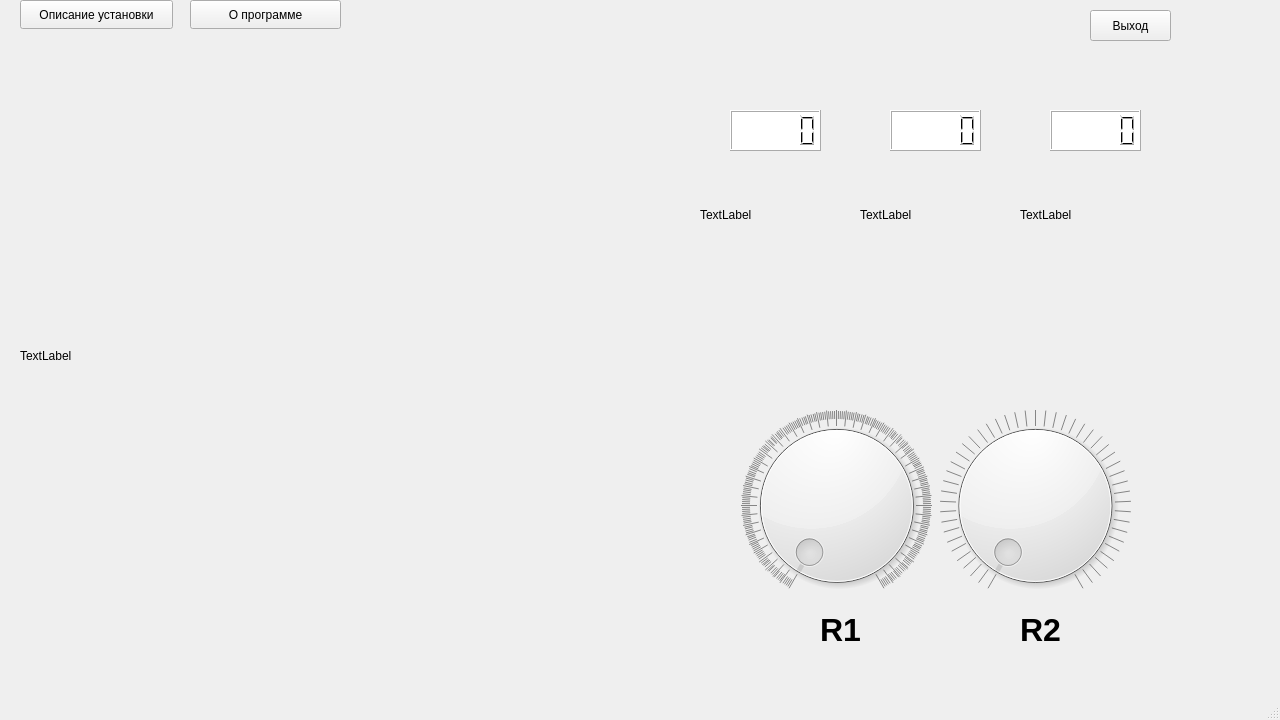
<?xml version="1.0" encoding="UTF-8"?>
<ui version="4.0">
 <class>MainWindow</class>
 <widget class="QMainWindow" name="MainWindow">
  <property name="geometry">
   <rect>
    <x>0</x>
    <y>0</y>
    <width>1280</width>
    <height>720</height>
   </rect>
  </property>
  <property name="windowTitle">
   <string>MainWindow</string>
  </property>
  <widget class="QWidget" name="centralwidget">
   <widget class="QLabel" name="label_2">
    <property name="geometry">
     <rect>
      <x>860</x>
      <y>40</y>
      <width>150</width>
      <height>350</height>
     </rect>
    </property>
    <property name="text">
     <string>TextLabel</string>
    </property>
   </widget>
   <widget class="QLabel" name="label">
    <property name="geometry">
     <rect>
      <x>700</x>
      <y>40</y>
      <width>150</width>
      <height>350</height>
     </rect>
    </property>
    <property name="text">
     <string>TextLabel</string>
    </property>
   </widget>
   <widget class="QLabel" name="label_3">
    <property name="geometry">
     <rect>
      <x>1020</x>
      <y>40</y>
      <width>150</width>
      <height>350</height>
     </rect>
    </property>
    <property name="text">
     <string>TextLabel</string>
    </property>
   </widget>
   <widget class="QWidget" name="layoutWidget">
    <property name="geometry">
     <rect>
      <x>740</x>
      <y>410</y>
      <width>391</width>
      <height>191</height>
     </rect>
    </property>
    <layout class="QHBoxLayout" name="horizontalLayout_3">
     <item>
      <widget class="QDial" name="dialR1">
       <property name="minimum">
        <number>0</number>
       </property>
       <property name="maximum">
        <number>1100</number>
       </property>
       <property name="pageStep">
        <number>10</number>
       </property>
       <property name="notchesVisible">
        <bool>true</bool>
       </property>
      </widget>
     </item>
     <item>
      <widget class="QDial" name="dialR2">
       <property name="mouseTracking">
        <bool>false</bool>
       </property>
       <property name="focusPolicy">
        <enum>Qt::WheelFocus</enum>
       </property>
       <property name="minimum">
        <number>10</number>
       </property>
       <property name="maximum">
        <number>105</number>
       </property>
       <property name="pageStep">
        <number>1</number>
       </property>
       <property name="notchesVisible">
        <bool>true</bool>
       </property>
      </widget>
     </item>
    </layout>
   </widget>
   <widget class="QLabel" name="textR1">
    <property name="geometry">
     <rect>
      <x>820</x>
      <y>610</y>
      <width>63</width>
      <height>40</height>
     </rect>
    </property>
    <property name="font">
     <font>
      <pointsize>24</pointsize>
      <bold>true</bold>
     </font>
    </property>
    <property name="text">
     <string>R1</string>
    </property>
   </widget>
   <widget class="QLabel" name="textR2">
    <property name="geometry">
     <rect>
      <x>1020</x>
      <y>610</y>
      <width>63</width>
      <height>40</height>
     </rect>
    </property>
    <property name="font">
     <font>
      <pointsize>24</pointsize>
      <bold>true</bold>
     </font>
    </property>
    <property name="text">
     <string>R2</string>
    </property>
   </widget>
   <widget class="QLCDNumber" name="lcdNumber">
    <property name="geometry">
     <rect>
      <x>730</x>
      <y>110</y>
      <width>91</width>
      <height>41</height>
     </rect>
    </property>
    <property name="autoFillBackground">
     <bool>false</bool>
    </property>
    <property name="styleSheet">
     <string notr="true">background-color: white</string>
    </property>
   </widget>
   <widget class="QLCDNumber" name="lcdNumber_2">
    <property name="geometry">
     <rect>
      <x>1050</x>
      <y>110</y>
      <width>91</width>
      <height>41</height>
     </rect>
    </property>
    <property name="autoFillBackground">
     <bool>false</bool>
    </property>
    <property name="styleSheet">
     <string notr="true">background-color: white</string>
    </property>
   </widget>
   <widget class="QLCDNumber" name="lcdNumber_3">
    <property name="geometry">
     <rect>
      <x>890</x>
      <y>110</y>
      <width>91</width>
      <height>41</height>
     </rect>
    </property>
    <property name="autoFillBackground">
     <bool>false</bool>
    </property>
    <property name="styleSheet">
     <string notr="true">background-color: white</string>
    </property>
   </widget>
   <widget class="QPushButton" name="descriptionButton_2">
    <property name="geometry">
     <rect>
      <x>1090</x>
      <y>10</y>
      <width>81</width>
      <height>31</height>
     </rect>
    </property>
    <property name="text">
     <string>Выход</string>
    </property>
   </widget>
   <widget class="QLabel" name="label_4">
    <property name="geometry">
     <rect>
      <x>20</x>
      <y>40</y>
      <width>661</width>
      <height>631</height>
     </rect>
    </property>
    <property name="text">
     <string>TextLabel</string>
    </property>
   </widget>
   <widget class="QPushButton" name="about">
    <property name="geometry">
     <rect>
      <x>190</x>
      <y>0</y>
      <width>151</width>
      <height>29</height>
     </rect>
    </property>
    <property name="text">
     <string>О программе</string>
    </property>
   </widget>
   <widget class="QPushButton" name="descriptionButton">
    <property name="enabled">
     <bool>true</bool>
    </property>
    <property name="geometry">
     <rect>
      <x>20</x>
      <y>0</y>
      <width>153</width>
      <height>29</height>
     </rect>
    </property>
    <property name="text">
     <string>Описание установки</string>
    </property>
   </widget>
  </widget>
  <widget class="QMenuBar" name="menubar">
   <property name="geometry">
    <rect>
     <x>0</x>
     <y>0</y>
     <width>1280</width>
     <height>25</height>
    </rect>
   </property>
  </widget>
  <widget class="QStatusBar" name="statusbar"/>
 </widget>
 <resources/>
 <connections>
  <connection>
   <sender>descriptionButton_2</sender>
   <signal>clicked()</signal>
   <receiver>MainWindow</receiver>
   <slot>close()</slot>
   <hints>
    <hint type="sourcelabel">
     <x>1209</x>
     <y>48</y>
    </hint>
    <hint type="destinationlabel">
     <x>1205</x>
     <y>98</y>
    </hint>
   </hints>
  </connection>
 </connections>
</ui>
